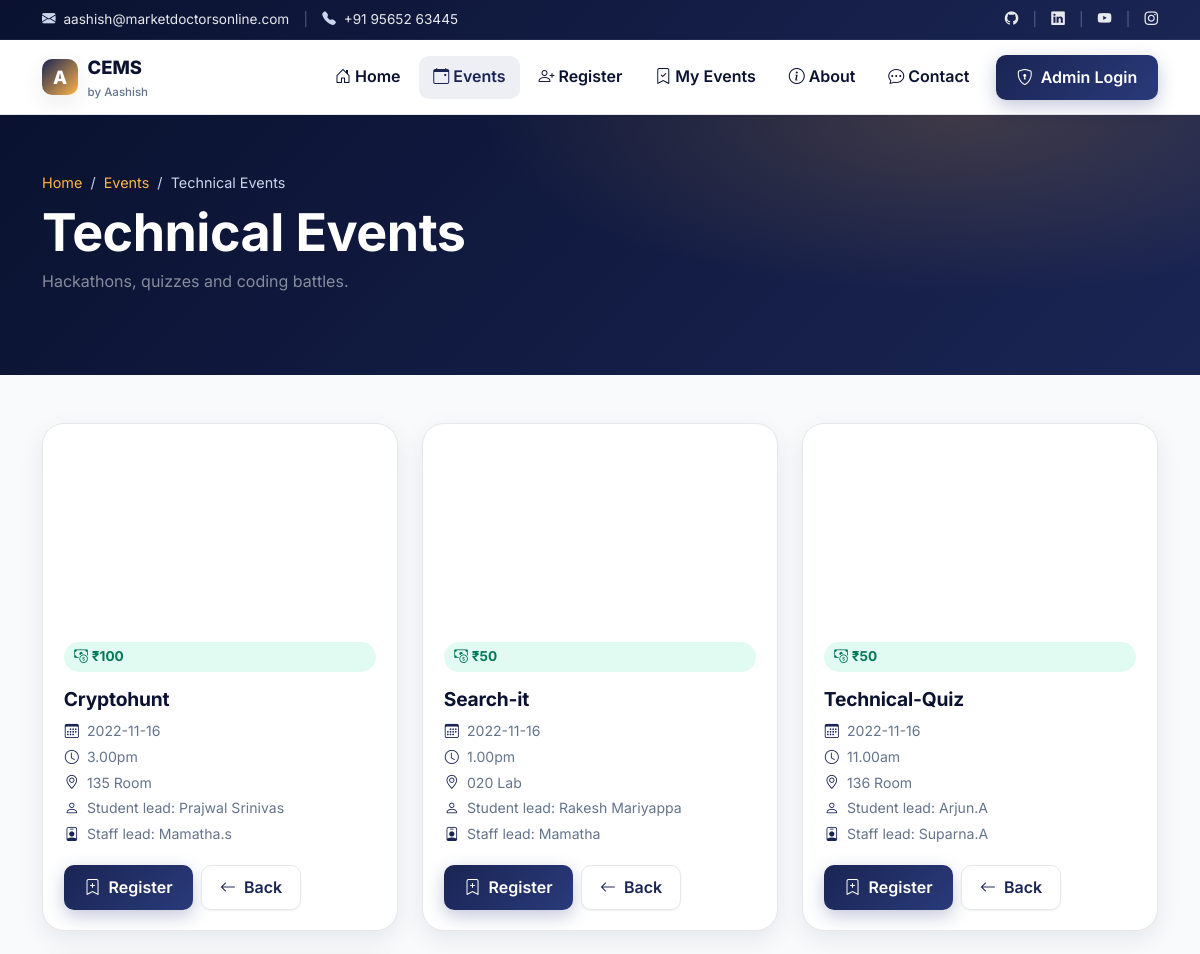
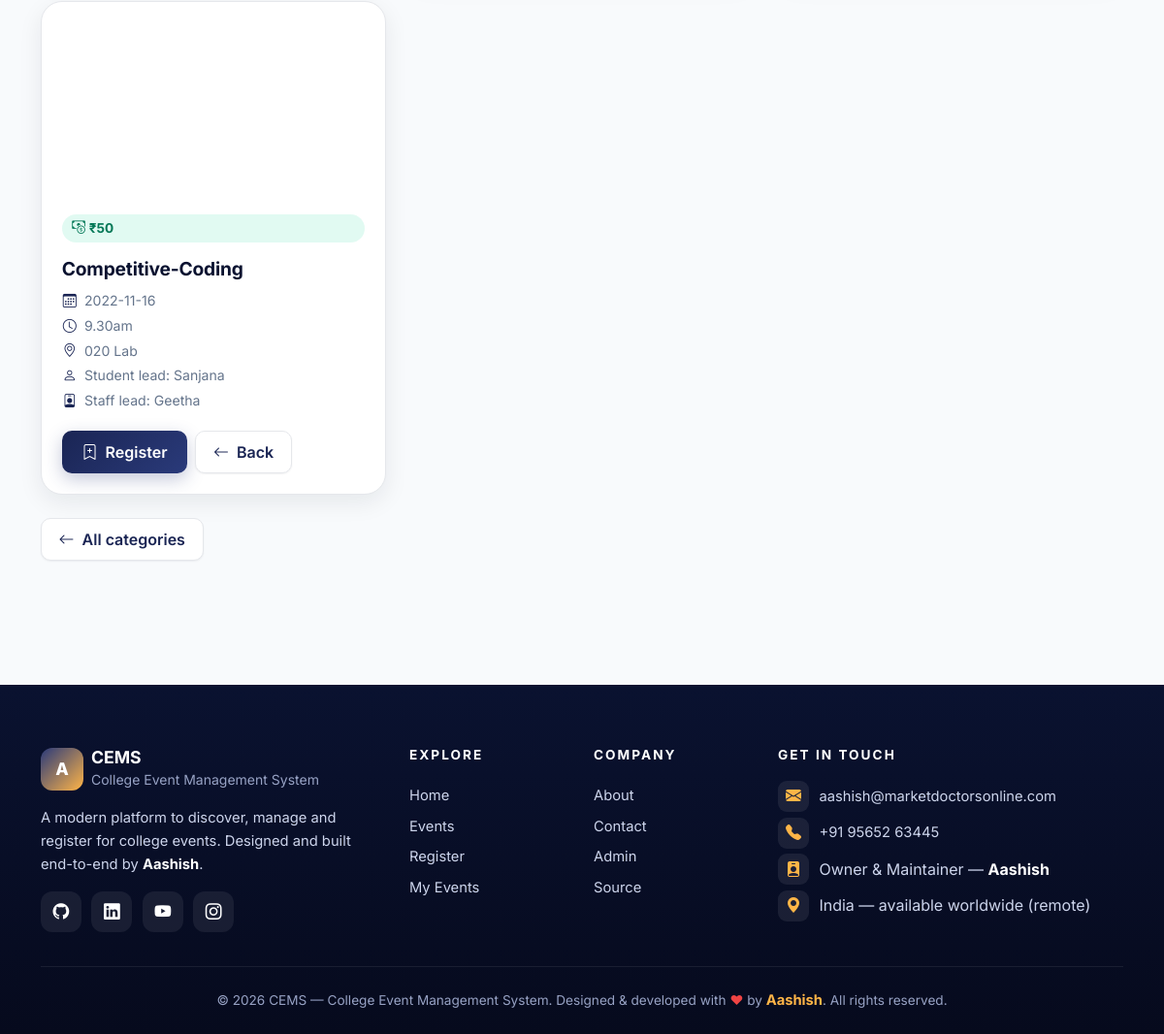
The page /viewEvent.php?id=1 on the database its author committed (2 pictures, top to bottom).
### tables this page shows
CREATE TABLE `events` (
  `event_id` int(11) NOT NULL,
  `event_title` varchar(50) NOT NULL,
  `event_price` int(11) DEFAULT NULL,
  `participents` int(100) DEFAULT 0,
  `img_link` text DEFAULT NULL,
  `type_id` int(11) DEFAULT NULL
);

CREATE TABLE `event_info` (
  `event_id` int(10) NOT NULL,
  `Date` date DEFAULT NULL,
  `time` varchar(20) NOT NULL,
  `location` varchar(300) NOT NULL
);

CREATE TABLE `student_coordinator` (
  `sid` int(11) NOT NULL,
  `st_name` varchar(100) NOT NULL,
  `phone` varchar(10) DEFAULT NULL,
  `event_id` int(11) DEFAULT NULL
);

CREATE TABLE `staff_coordinator` (
  `stid` int(11) NOT NULL,
  `name` varchar(100) NOT NULL,
  `phone` varchar(10) DEFAULT NULL,
  `event_id` int(11) DEFAULT NULL
);

### classes/db1.php (called while the page is built, shortened)
<?php
$db_offline    = false;

### viewEvent.php (the view, shortened to what this page needs)
<?php
require 'classes/db1.php';
$id = isset($_GET['id']) ? (int)$_GET['id'] : 0;
$cat_names = [
    1 => ['name' => 'Technical Events',      'sub' => 'Hackathons, quizzes and coding battles.'],
    2 => ['name' => 'Gaming Arena',          'sub' => 'Console showdowns and esports tournaments.'],
    3 => ['name' => 'On-Stage Performances', 'sub' => 'Dance, music, fashion and Idol contests.'],
    4 => ['name' => 'Off-Stage Talent',      'sub' => 'Cooking, mehandi, rangoli, short films.'],
];
$cat = $cat_names[$id] ?? ['name' => 'Events', 'sub' => 'Browse our active events.'];
$result = null;
if (!$db_offline) {
    $result = mysqli_query(
        $conn,
        "SELECT * FROM events,event_info ef,student_coordinator s,staff_coordinator st
         WHERE type_id = $id
           AND ef.event_id = events.event_id
           AND s.event_id  = events.event_id
           AND st.event_id = events.event_id"
    );
}
?>
<!DOCTYPE html>
<html lang="en">
<head>
    <?php require 'utils/styles.php'; ?>
</head>
<body>
<?php require 'utils/header.php'; ?>
<section class="page-strip">
    <div class="container">
        <div class="crumbs"><a href="index.php">Home</a> &nbsp;/&nbsp; <a href="index.php#events">Events</a> &nbsp;/&nbsp; <?php echo htmlspecialchars($cat['name']); ?></div>
        <h1><?php echo htmlspecialchars($cat['name']); ?></h1>
        <p class="text-white-50" style="max-width:680px;"><?php echo htmlspecialchars($cat['sub']); ?></p>
    </div>
</section>
<section class="section pt-0">
    <div class="container">
        <?php if ($db_offline): ?>
            <?php echo db_offline_banner($db_last_error); ?>
            <div class="banner-info">
                <b>Preview tip:</b> Even without a live database, the rest of the site (Home, About, Contact, login, register form) renders perfectly. Import <code>cems.sql</code> to see the real event cards here.
            </div>
        <?php elseif (mysqli_num_rows($result) === 0): ?>
            <div class="banner-info"><b>Nothing here yet.</b> No events found for this category. Check back soon!</div>
        <?php else: ?>
            <div class="row g-4">
                <?php while ($row = mysqli_fetch_array($result)) {
                    $img    = trim($row['img_link']);
                    $title  = htmlspecialchars($row['event_title']);
                    $price  = (int)$row['event_price'];
                    $date   = htmlspecialchars($row['Date']);
                    $time   = htmlspecialchars($row['time']);
                    $loc    = htmlspecialchars($row['location']);
                    $stuC   = htmlspecialchars($row['st_name']);
                    $staffC = htmlspecialchars($row['name']);
                ?>
                <div class="col-md-6 col-lg-4">
                    <article class="event-card">
                        <div class="e-img" style="background-image:url('<?php echo htmlspecialchars($img); ?>');"></div>
                        <div class="e-body">
                            <span class="price"><i class="bi bi-cash-coin me-1"></i>₹<?php echo $price; ?></span>
                            <h4><?php echo $title; ?></h4>
                            <div class="e-meta">
                                <div><i class="bi bi-calendar3"></i> <?php echo $date; ?></div>
                                <div><i class="bi bi-clock"></i> <?php echo $time; ?></div>
                                <div><i class="bi bi-geo-alt"></i> <?php echo $loc; ?></div>
                                <div><i class="bi bi-person"></i> Student lead: <?php echo $stuC; ?></div>
                                <div><i class="bi bi-person-badge"></i> Staff lead: <?php echo $staffC; ?></div>
                            </div>
                            <div class="actions">
                                <a href="register.php" class="btn btn-cems"><i class="bi bi-bookmark-plus"></i> Register</a>
                                <a href="index.php#events" class="btn btn-cems-ghost"><i class="bi bi-arrow-left"></i> Back</a>
                            </div>
                        </div>
                    </article>
                </div>
                <?php } ?>
            </div>
        <?php endif; ?>
        <div class="mt-4">
            <a href="index.php" class="btn btn-cems-ghost"><i class="bi bi-arrow-left"></i> All categories</a>
        </div>
    </div>
</section>
<?php require 'utils/footer.php'; ?>
</body>
</html>

### css/app.css (style rules this page uses)
:root { --brand-900: #0a1230; --brand-800: #111a40; --brand-700: #1a2554; --brand-600: #2a3a7a; --accent: #ffb547; --accent-2: #38d9a9; --danger: #ef4444; --success: #10b981; --text: #0f172a; --muted: #64748b; --surface: #ffffff; --surface-2: #f8fafc; --surface-3: #eef2f7; --border: #e5e7eb; --shadow-sm: 0 1px 2px rgba(15, 23, 42, .06); --shadow-md: 0 8px 24px rgba(15, 23, 42, .08); --shadow-lg: 0 20px 50px rgba(15, 23, 42, .12); --radius: 14px; --radius-lg: 22px; }
* { box-sizing: border-box; }
html, body { margin: 0; padding: 0; font-family: 'Inter', 'Segoe UI', system-ui, -apple-system, sans-serif; color: var(--text); background: var(--surface-2); line-height: 1.6; -webkit-font-smoothing: antialiased; }
a { color: var(--brand-700); text-decoration: none; transition: color .2s ease; }
h1, h2, h3, h4, h5, h6 { font-weight: 700; color: var(--brand-900); letter-spacing: -0.01em; margin-top: 0; }
h1 { font-size: clamp(2rem, 3vw + 1rem, 3.4rem); line-height: 1.1; }
p { color: var(--muted); margin: 0 0 1rem; }
.btn-cems { background: linear-gradient(135deg, var(--brand-700), var(--brand-600)); color: #fff; border: none; padding: .65rem 1.3rem; border-radius: 10px; font-weight: 600; box-shadow: 0 6px 18px rgba(42,58,122,.28); transition: transform .15s ease, box-shadow .2s ease, filter .2s ease; display: inline-flex; align-items: center; gap: .5rem; }
.btn-cems-ghost { background: #fff; color: var(--brand-700); border: 1px solid var(--border); box-shadow: var(--shadow-sm); padding: .55rem 1.1rem; border-radius: 10px; font-weight: 600; transition: all .2s ease; display: inline-flex; align-items: center; gap: .5rem; }
section.section { padding: 4rem 0; }
.event-card { background: #fff; border-radius: var(--radius-lg); overflow: hidden; box-shadow: var(--shadow-md); border: 1px solid var(--border); transition: transform .2s ease, box-shadow .2s ease; height: 100%; display: flex; flex-direction: column; }
.event-card .e-img { aspect-ratio: 16/9; background-size: cover; background-position: center; }
.event-card .e-body { padding: 1.2rem 1.3rem 1.3rem; flex: 1; display: flex; flex-direction: column; }
.event-card h4 { font-size: 1.2rem; margin-bottom: .6rem; color: var(--brand-900); }
.event-card .e-meta { font-size: .88rem; color: var(--muted); margin-bottom: 1rem; }
.event-card .e-meta div { margin-bottom: .2rem; display: flex; align-items: center; gap: .45rem; }
.event-card .e-meta i { color: var(--brand-700); width: 16px; text-align: center; }
.event-card .price { display: inline-block; background: rgba(56,217,169,.15); color: #047857; font-weight: 700; padding: .25rem .65rem; border-radius: 999px; font-size: .85rem; margin-bottom: 1rem; }
.event-card .actions { margin-top: auto; display: flex; gap: .5rem; flex-wrap: wrap; }
.page-strip { background: linear-gradient(135deg, var(--brand-900), var(--brand-700)); color: #fff; padding: 3.5rem 0 4rem; margin-bottom: 3rem; position: relative; overflow: hidden; }
.page-strip::after { content: ""; position: absolute; inset: 0; background: radial-gradient(800px 300px at 80% 0, rgba(255,181,71,.18), transparent 60%); pointer-events: none; }
.page-strip h1 { color: #fff; }
.page-strip .crumbs { color: #cdd5ec; font-size: .9rem; margin-bottom: .6rem; }
.page-strip .crumbs a { color: var(--accent); }

### rows shown on the page
events: event_price "100", event_title "Cryptohunt", event_info.Date "2022-11-16", event_info.time "3.00pm", event_info.location "135 Room", student_coordinator.st_name "Prajwal Srinivas", staff_coordinator.name "Mamatha.s"
events: event_price "50", event_title "Search-it", event_info.Date "2022-11-16", event_info.time "1.00pm", event_info.location "020 Lab", student_coordinator.st_name "Rakesh Mariyappa", staff_coordinator.name "Mamatha"
events: event_price "50", event_title "Technical-Quiz", event_info.Date "2022-11-16", event_info.time "11.00am", event_info.location "136 Room", student_coordinator.st_name "Arjun.A", staff_coordinator.name "Suparna.A"
events: event_price "50", event_title "Competitive-Coding", event_info.Date "2022-11-16", event_info.time "9.30am", event_info.location "020 Lab", student_coordinator.st_name "Sanjana", staff_coordinator.name "Geetha"

### other values the page prints
$cat['name'] "Technical Events"
$cat['sub'] "Hackathons, quizzes and coding battles."
